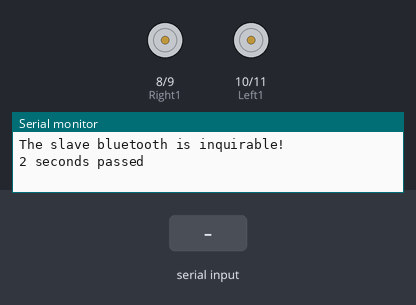
A sketch run on a simulated Arduino Uno, built with avr-gcc and run on an emulated ATmega328P. Shown: motor-driver pin pairs drawn as motors (green arrow = first pin HIGH = forward, orange = second pin HIGH = backward, longer = more drive), the last lines printed to the serial monitor. The inputs (shaded band) are chosen by the test bench.

Above: at 5.2 s.
5.3 s: "b" received over the second serial link
At 5.6 s:
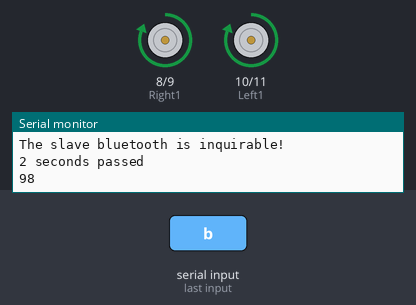
6.8 s: "f" received over the second serial link
At 9.1 s:
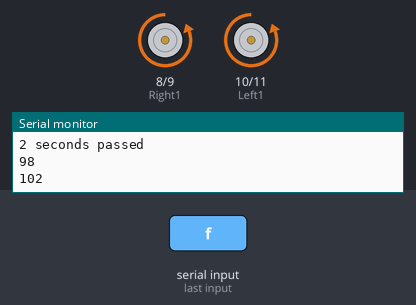
9.8 s: "l" received over the second serial link
At 11.7 s:
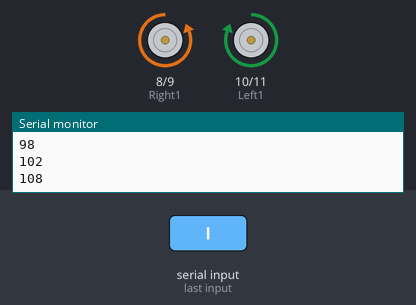
12.8 s: "r" received over the second serial link
At 13.2 s:
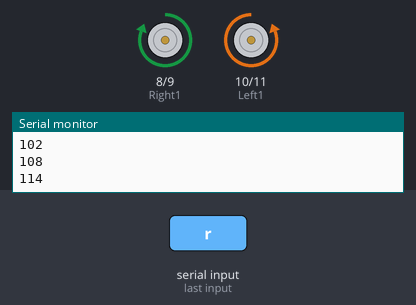
Timing chart, 0 to 15.8 s (numbered marks = the images above; inputs shaded):
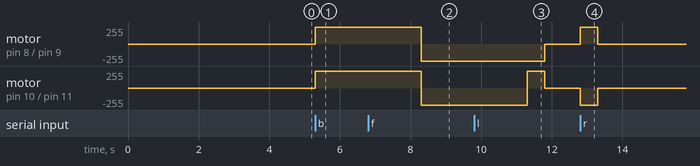

The sketch:

Temp-And-Ino_v2.0.ino
```cpp
#include <SoftwareSerial.h>   //Software Serial Port
#define RxD 2 // Connect to bluetooth BT_TX
#define TxD 3 // Connect to bluetooth BT_RX

SoftwareSerial blueToothSerial(RxD,TxD);


void setup()
{
        Serial.begin(9600);
        pinMode(RxD, INPUT);
        pinMode(TxD, OUTPUT);
        setupBlueToothConnection();
        pinMode(8,OUTPUT); // Right1
        pinMode(9,OUTPUT); //Right2
        pinMode(10, OUTPUT); //Left1
        pinMode(11,OUTPUT); //Left2
        //pinMode(ledPin,OUTPUT);
}
void loop()
{
        if(blueToothSerial.available())
        {
          int x= blueToothSerial.read();
              Serial.println(x);
          // a= blueToothSerial.read();

              if(x==98){
                //Serial.println("Forward");
    digitalWrite(8, HIGH);
    digitalWrite(9, LOW);
    digitalWrite(10,HIGH);
    digitalWrite(11,LOW);
    delay(3000); //3sec
    digitalWrite(8, LOW);
    digitalWrite(9, LOW);
    digitalWrite(10,LOW);
    digitalWrite(11,LOW);
  }

  //Forward
  if(x==102){
    digitalWrite(8, LOW);
    digitalWrite(9, HIGH);
    digitalWrite(10,LOW);
    digitalWrite(11,HIGH);
    delay(3000); //3sec
    digitalWrite(8, LOW);
    digitalWrite(9, LOW);
    digitalWrite(10,LOW);
    digitalWrite(11,LOW);
  }

  //Right
  if(x==108){
    digitalWrite(8, LOW);
    digitalWrite(9, HIGH);
    digitalWrite(10,HIGH);
    digitalWrite(11,LOW);
    delay(500); //.5sec
    digitalWrite(8, LOW);
    digitalWrite(9, LOW);
    digitalWrite(10,LOW);
    digitalWrite(11,LOW);
  }

  //Left
  if(x==114){
    digitalWrite(8, HIGH);
    digitalWrite(9, LOW);
    digitalWrite(10,LOW);
    digitalWrite(11,HIGH);
    delay(500); //0.5sec
    digitalWrite(8, LOW);
    digitalWrite(9, LOW);
    digitalWrite(10,LOW);
    digitalWrite(11,LOW);
}
  if(x==115){
    digitalWrite(8, LOW);
    digitalWrite(9, LOW);
    digitalWrite(10,LOW);
    digitalWrite(11,LOW);
}
        }
}

void setupBlueToothConnection()
{
  blueToothSerial.begin(38400); //Set BluetoothBee BaudRate to default baud rate 38400
  blueToothSerial.print("\r\n+STWMOD=0\r\n"); //set the bluetooth work in slave mode
  blueToothSerial.print("\r\n+STNA=Temp-And-Ino\r\n"); //set the bluetooth name as "Temp-And-Ino"
  blueToothSerial.print("\r\n+STPIN=0000\r\n");//Set SLAVE pincode"0000"
  blueToothSerial.print("\r\n+STOAUT=1\r\n"); // Permit Paired device to connect me
  //blueToothSerial.print("\r\n+STAUTO=0\r\n"); // Auto-connection should be forbidden here
  delay(2000); // This delay is required.
  blueToothSerial.print("\r\n+INQ=1\r\n"); //make the slave bluetooth inquirable
  Serial.println("The slave bluetooth is inquirable!");
  delay(2000); // This delay is required.
  Serial.println("2 seconds passed");
  blueToothSerial.flush();
}
```

Measured:
- after the input at 5.3 s, motor on pin 8 (Right1) / pin 9 (Right2), motor on pin 10 (Left1) / pin 11 (Left2): stopped → forward 255/255 at once
- after the input at 6.8 s, motor on pin 8 (Right1) / pin 9 (Right2), motor on pin 10 (Left1) / pin 11 (Left2): forward 255/255 → backward 255/255 after 1.5 s
- after the input at 9.8 s, motor on pin 8 (Right1) / pin 9 (Right2): backward 255/255 → stopped after 2.0 s instead of 1.5 s; motor on pin 10 (Left1) / pin 11 (Left2): backward 255/255 → forward 255/255 after 1.5 s, → stopped 0.50 s later
- after the input at 12.8 s, motor on pin 8 (Right1) / pin 9 (Right2): stopped → forward 255/255 at once, → stopped 0.50 s later; motor on pin 10 (Left1) / pin 11 (Left2): stopped → backward 255/255 at once, → stopped 0.50 s later
